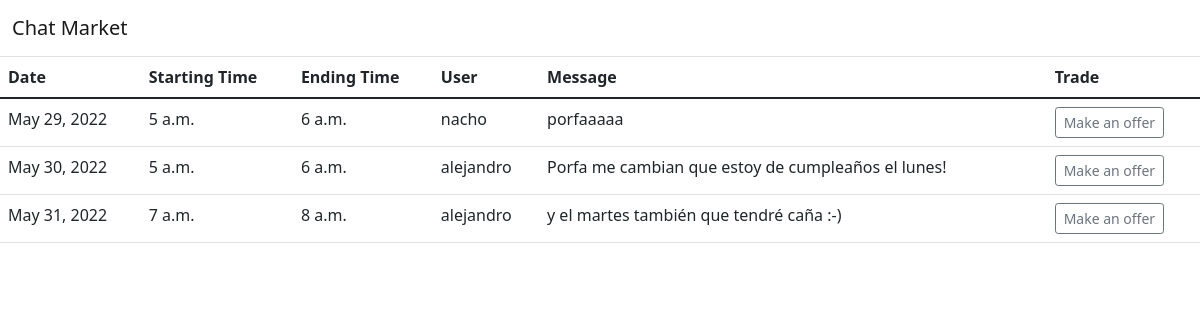
The page / on the database its author committed.
### chat_commerce/models.py (models this page shows, shortened)
class Request(models.Model):
    User = models.ForeignKey(User, related_name='requesting_user', on_delete=models.CASCADE)
    message = models.TextField(blank=True)
    active = models.BooleanField(default=False)
    date = models.DateField()
    start_time = models.TimeField()
    end_time = models.TimeField()
    created_at = models.DateTimeField(auto_now_add=True)
    updated_at = models.DateTimeField(auto_now=True)
    objects = models.Manager()
    accepted = models.BooleanField(default=False)
    class Meta:
        verbose_name_plural = 'Requests'
        ordering = ('date', "start_time", "end_time")

### chat_commerce/views.py (the view)
# urls.py: path('', views.RequestListView.as_view(), name='request_list'),
class RequestListView(ListView):
    model = Request
    template_name = 'chat_commerce/request_list.html'
    raise_exception = True

### templates/chat_commerce/request_list.html (shortened to what this page needs)
{% extends "../base.html" %}
{% block content %}
	<table class="table">
	  <thead>
	    <tr>
	      <th scope="col">Date</th>
	      <th scope="col">Starting Time</th>
	      <th scope="col">Ending Time</th>
          <th scope="col">User</th>
		  <th scope="col">Message</th>
		  <th scope="col">Trade</th>
	    </tr>
	  </thead>
	  <tbody>
	    {% for request in object_list %}
        {% if request.active %}
		<tr>
	      <td>{{request.date}}</td>
	      <td>{{request.start_time}}</td>
		  <td>{{request.end_time}}</td>
          <td>{{request.User.username}}</td>
		  <td>{{request.message}}</td>
		  <td>
			<a button type="button" class="btn btn-outline-secondary btn-sm" href="{% url 'chat_commerce:make_offer' request.id %}">Make an offer</a>
		  </td>
	    </tr>
        {% endif %}
	   {% endfor %}
	  </tbody>
	</table>
{% endblock %}

### rows shown on the page
Request: date "May 29, 2022", start_time "5 a.m.", end_time "6 a.m.", User.username "nacho", message "porfaaaaa"
Request: date "May 30, 2022", start_time "5 a.m.", end_time "6 a.m.", User.username "alejandro", message "Porfa me cambian que estoy de cumpleaños el lunes!"
Request: date "May 31, 2022", start_time "7 a.m.", end_time "8 a.m.", User.username "alejandro", message "y el martes también que tendré caña :-)"
